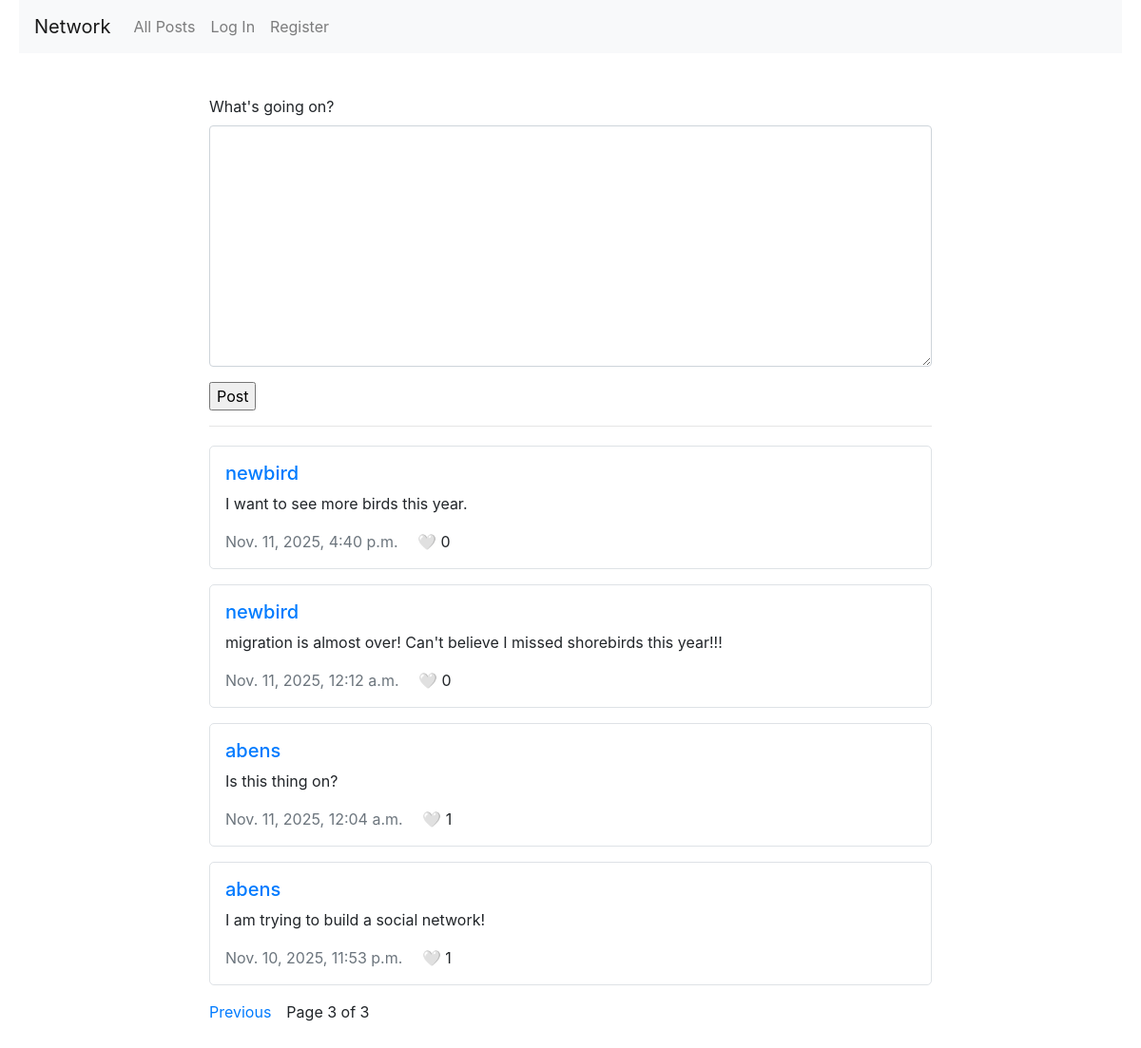
/?page=3, run on the app's committed database.
### network/models.py (models this page shows, shortened)
class Post(models.Model):
    content = models.TextField(max_length=500)
    created = models.DateTimeField(auto_now_add=True)
    modified = models.DateTimeField(auto_now=True)
    is_deleted = models.BooleanField(default=False) #Soft delete
    like = models.ManyToManyField(User, related_name="liked_posts", blank=True)
    parent = models.ForeignKey('self', on_delete=models.CASCADE, related_name="replies", null=True, blank=True) # Allows threads
    user = models.ForeignKey(User, on_delete=models.CASCADE, related_name="posts")
    def like_count(self):
        return self.like.count()
    class Meta:
        ordering = ['-created'] # Sort by most recently created

class User(AbstractUser):
    following = models.ManyToManyField('self', symmetrical=False, related_name="followers")

### network/views.py (the view)
# urls.py: path("", views.index, name="index"),
def index(request):
    page_number = request.GET.get('page', 1)
    posts = Post.objects.all()
    p = Paginator(posts,10)
    try:
        page = p.page(int(page_number))
    except:
        page = p.page(1)
    if request.method == "POST":
        form = NewPostForm(request.POST)
        if form.is_valid():
            post = form.save(commit=False)
            post.user = request.user
            post.save()
            return HttpResponseRedirect(reverse("index"))
    else:
        form = NewPostForm()
    return render(request, "network/index.html", {
        "newpostform": form,
        "page": page,
    })

### network/views.py
class NewPostForm(forms.ModelForm):
    class Meta:
        model = Post
        fields = ['content']
        widgets = {
            'content': forms.Textarea()
        }
        labels = {
            'content': 'What\'s going on?'
        }
    def __init__(self, *args, **kwargs):
        super().__init__(*args, **kwargs)
        for visible in self.visible_fields():
            visible.field.widget.attrs["class"] = "form-control mb-3"

### network/templates/network/index.html (shortened to what this page needs)
{% extends "network/layout.html" %}
{% block body %}
    <div class="container mt-4">
        <form method="post">
            {{ newpostform }}
            <input type="submit" value="Post">
        </form>
        <hr>
        <div class="posts">
            {% for post in page %}
                <div class="post mb-3 p-3 border">
                    <a href="/profile/{{ post.user.username }}"><h5>{{ post.user.username }}</h5></a>
                    <p>{{ post.content }}</p>
                    <span class="username text-muted">{{ post.created }}</span>
                    {% if user.is_authenticated %}
                        <button class="btn btn-sm like-btn"
                                data-post-id="{{ post.id }}">
                            <span class="heart">{% if user in post.like.all %}❤️{% else %}🤍{% endif %}</span>
                            <span class="like-count">{{ post.like_count }}</span>
                        </button>
                    {% else %}
                        <span class="likes ml-3">🤍 {{ post.like_count }}</span>
                    {% endif %}
                </div>
            {% endfor %}
        </div>
        <div class="pagination mt-3">
            {% if page.has_previous %}
                <a href="?page={{ page.previous_page_number }}">Previous</a>
            {% endif %}
            <span class="mx-3">Page {{ page.number }} of {{ page.paginator.num_pages }}</span>
        </div>
    </div>
{% endblock %}

### network/static/network/styles.css (style rules this page uses)
body { margin-top: 0; margin-left: 20px; margin-right: 20px; margin-bottom: 20px; }
.container { max-width: 800px; margin: 0 auto; padding: 20px; }
.posts { margin-top: 20px; }
.post { margin-bottom: 15px; padding: 15px; border: 1px solid #ddd; border-radius: 5px; }

### data on the page
Post: user.username "newbird", content "I want to see more birds this year.", created "Nov. 11, 2025, 4:40 p.m.", like_count "0"
Post: user.username "newbird", content "migration is almost over! Can't believe I missed shorebirds this year!!!", created "Nov. 11, 2025, 12:12 a.m.", like_count "0"
Post: user.username "abens", content "Is this thing on?", created "Nov. 11, 2025, 12:04 a.m.", like_count "1"
Post: user.username "abens", content "I am trying to build a social network!", created "Nov. 10, 2025, 11:53 p.m.", like_count "1"

### other printed values
{{ page.number }} "3"
{{ page.paginator.num_pages }} "3"
